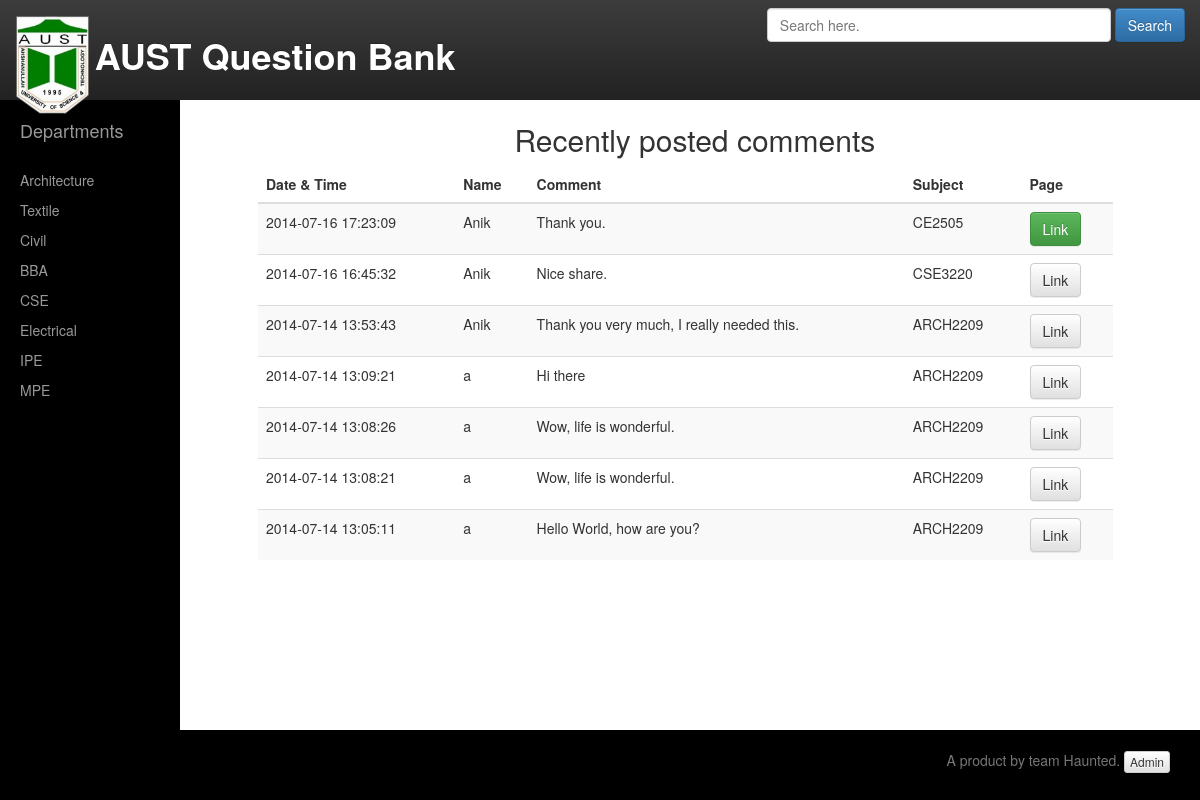
The page /notificationPage.php on the database its author committed.
### tables this page shows
CREATE TABLE IF NOT EXISTS `comments` (
  `comment_id` int(11) NOT NULL AUTO_INCREMENT,
  `email` varchar(50) NOT NULL,
  `name` varchar(50) NOT NULL,
  `data` varchar(500) NOT NULL,
  `time` datetime NOT NULL,
  `status` int(1) NOT NULL,
  `question_id` int(11) NOT NULL,
  PRIMARY KEY (`comment_id`)
);

CREATE TABLE IF NOT EXISTS `questions` (
  `question_id` int(4) NOT NULL AUTO_INCREMENT,
  `department` varchar(50) NOT NULL,
  `year` int(4) NOT NULL,
  `semester` varchar(6) NOT NULL,
  `exam` varchar(20) NOT NULL,
  `subject_code` varchar(10) NOT NULL,
  PRIMARY KEY (`question_id`),
  UNIQUE KEY `id` (`question_id`)
);

### notificationPage.php (the view, shortened to what this page needs)
<?php
	include 'mask.php';
	function showCommentList(){
		$sql="SELECT * FROM comments ORDER BY time DESC";
		$result = mysql_query($sql);
		if (!$result) {
			die('Invalid query: ' . mysql_error());
		}else{
			if(mysql_num_rows($result)){
				echo "
					<table class='table table-striped'>
					<thead>
						<tr>
							<th>Date & Time</th>
							<th>Name</th>
							<th>Comment</th>
							<th>Subject</th>
							<th>Page</th>
						</tr>
					</thead>
					<tbody>
				";
				while($row=mysql_fetch_array($result)){
					$qID=$row['question_id'];
					$sql2="SELECT * FROM questions WHERE question_id='$qID'";
					$result2=mysql_query($sql2);
					$row2=mysql_fetch_array($result2);
					$subject=$row2['subject_code'];
					$link=$row2['department']."".$row2['year']."".$row2['semester']."".$row2['exam']."".$row2['subject_code'].".pdf";
					echo "
						<tr>
							<td>".$row['time']."</td>
							<td>".$row['name']."</td>
							<td>".$row['data']."</td>
							<td>$subject</td>
						";
						if($row['status']==='0'){
							echo"
							<td><a href='showPdf.php?file=".$link."&qID=".$qID."'><label class='btn btn-success'>Link</label></a></td>
							</tr>
							";
						}else{
							echo"
							<td><a href='showPdf.php?file=".$link."&qID=".$qID."'><label class='btn btn-default'>Link</label></a></td>
							</tr>
							";
						}
				}
				echo "
					</tbody>
				";
			}else{
				echo "No current notifications";
			}
		}
	}
?>
<!DOCTYPE html>
<html>
<head>
</head>
<body>
<div class="container">
	<div id="notificationDiv">
		<div class="row" id="textBoxCenter">
			<p align="center">
				<h2>Recently posted comments</h2>
			</p>
		</div>
		<div>
			<?php
				showCommentList();
			?>
		</div>
	</div>
</div>
</body>
</html>

### mask.php (shortened to what this page needs)
<!DOCTYPE html>
<html>
<head>
  <link rel="stylesheet" type="text/css" href="apiFiles/bootstrap.css">
  <link rel="stylesheet" type="text/css" href="apiFiles/bootstrap-theme.css">
  <link rel="stylesheet" type="text/css" href="apiFiles/simple-sidebar.css">
  <link rel="stylesheet" type="text/css" href="apiFiles/dashboard.css">
  <link rel="stylesheet" type="text/css" href="css/maskStyle.css">
  <link rel="stylesheet" type="text/css" href="css/pageStyle.css">
</head>
<body>
    <div class="navbar navbar-inverse navbar-fixed-top"role="navigation">
      <div class="container-fluid">
<?php
  if(isset($_SESSION['id'])){
    require 'myConnection.php';
    echo'
        <div class="navbar-header" id="topBar">
          <button type="button" class="navbar-toggle" data-toggle="collapse" data-target=".navbar-collapse">
            <span class="sr-only">Toggle navigation</span>
            <span class="icon-bar"></span>
            <span class="icon-bar"></span>
            <span class="icon-bar"></span>
          </button>
          <a class="navbar-brand" href="index.php"><img src="images/austLogo.png" height="100px" /> <label id="titleLabel">AUST Question Bank</label></a>
        </div>
        <div class="navbar-collapse collapse" >
          <ul class="nav navbar-nav navbar-right" >
            <li style="margin-top:0.5%;margin-right:2%">
            ';
            ?>
            <form class="navbar-form navbar-right" action="<?php echo htmlspecialchars($_SERVER["PHP_SELF"]);?>" method="post">
              <input type="text" name="searchData" id="searchData" class="form-control" size="40" placeholder="Search here.">
              <input class="btn btn-primary" type="submit" id="searchSubmit" name ="searchSubmit" value="Search"/>
            </form>
            <?php
            echo'
            </li>
            <li id="listedItem" ><a href="questionUpload.php"><button class="btn btn-sm btn-warning">New Upload</button></a></li>
            ';
            $sql="SELECT comment_id FROM comments WHERE status='0'";
            $result=mysql_query($sql);
            if(mysql_num_rows($result)>0){
              $num = mysql_num_rows($result);
              echo'
            <li id="listedItem" ><a href="notificationPage.php"><button class="btn btn-sm btn-success" title="'.$num.' new comment(s)" data-toggle="tooltip">Notifications</button></a></li>';
            }else{
              echo'
            <li id="listedItem" ><a href="notificationPage.php"><button class="btn btn-sm btn-default" title="No new notifications." data-toggle="tooltip">Notifications</button></a></li>';
            }
          echo '
          <li id="listedItem" ><a href="accountInfo.php"><button class="btn btn-sm btn-default">Account</button></a></li>
          </ul>
        </div>
    ';
  }else{
    echo '
        <div class="navbar-header" id="topBar">
          <button type="button" class="navbar-toggle" data-toggle="collapse" data-target=".navbar-collapse">
            <span class="sr-only">Toggle navigation</span>
            <span class="icon-bar"></span>
            <span class="icon-bar"></span>
            <span class="icon-bar"></span>
          </button>
          <a class="navbar-brand" href="index.php"><img src="images/austLogo.png" height="100px" /> <label id="titleLabel">AUST Question Bank</label></a>
        </div>
        <div class="navbar-collapse collapse">';
        ?>
          <form class="navbar-form navbar-right" action="<?php echo htmlspecialchars($_SERVER["PHP_SELF"]);?>" method="post">
            <input type="text" name="searchData" id="searchData" class="form-control" size="40" placeholder="Search here.">
            <input class="btn btn-primary" type="submit" id="searchSubmit" name ="searchSubmit" value="Search"/>
          </form>
        <?php
        echo '
        </div>
    ';
  }
?>
      </div>
    </div>
	<div class="" id="wrapper">
        <div id="sidebar-wrapper">
            <ul class="sidebar-nav">
                <li class="sidebar-brand"><a href="#">Departments</a></li>
                <li><a href="questionView.php?dept=Architecture">Architecture</a></li>
                <li><a href="questionView.php?dept=Textile Technology">Textile</a></li>
                <li><a href="questionView.php?dept=Civil Engineering">Civil</a></li>
                <li><a href="questionView.php?dept=Business Administration">BBA</a></li>
                <li><a href="questionView.php?dept=Computer Science and Engineering">CSE</a></li>
                <li><a href="questionView.php?dept=Electrical and Electronic Engineering">Electrical</a></li>
                <li><a href="questionView.php?dept=Industrial and Production Engineering">IPE</a></li>
                <li><a href="questionView.php?dept=Mechanical Engineering">MPE</a></li>
            </ul>
        </div>
    </div>
    <div id="foot">
    <div id="footer">
      <div class="container">
        <p class="text-muted" align="right">A product by team Haunted.
        <?php
          if(!isset($_SESSION['id'])){
            echo '<a class="btn btn-xs btn-default" href="#signinForm" role="button" data-toggle="modal" id="signInButton">Admin</a>';
          }else{
            echo '<input type="button" class="btn btn-xs btn-danger" role="button" id="signOutButton" value="Log Out" onClick="logOut();" /></p>';
          }
        ?>
        </p>
      </div>
    </div>
    </div>
</body>
</html>

### apiFiles/simple-sidebar.css (style rules this page uses)
#wrapper { padding-left: 250px; transition: all 0.4s ease 0s; }
#sidebar-wrapper { margin-left: -250px; left: 250px; width: 15%; background: #000; position: fixed; height: 100%; overflow-y: auto; z-index: 1000; transition: all 0.4s ease 0s; }
.sidebar-nav { position: absolute; top: 0; width: 250px; list-style: none; margin: 0; padding: 0; }
.sidebar-nav li { line-height: 30px; text-indent: 20px; }
.sidebar-nav li a { color: #999999; display: block; text-decoration: none; }
.sidebar-nav > .sidebar-brand { height: 65px; line-height: 60px; font-size: 18px; }
.sidebar-nav > .sidebar-brand a { color: #999999; }

### apiFiles/dashboard.css (style rules this page uses)
body { padding-top: 100px; }
.navbar-fixed-top { border: 0; }

### css/maskStyle.css (style rules this page uses)
html { position: relative; min-height: 100%; }
body { margin-bottom: 60px; }
#footer { position: absolute; bottom: 0; width: 100%; height: 5em; background-color: #000; }
body > .container { padding: 60px 15px 0; }
.container .text-muted { margin: 20px 0; }
#footer > .container { padding-right: 15px; padding-left: 15px; }
#topBar { height: 100px; }
#titleLabel { font-size: 2em; }

### css/pageStyle.css (style rules this page uses)
#textBoxCenter { margin-left: 30%; }
#foot { margin-top: 0%; }
#notificationDiv { margin-top: -5%; margin-left: 20%; margin-right: 5%; }

### rows shown on the page
comments: time "2014-07-16 17:23:09", name "Anik", data "Thank you.", question.subject_code "CE2505"
comments: time "2014-07-16 16:45:32", name "Anik", data "Nice share.", question.subject_code "CSE3220"
comments: time "2014-07-14 13:53:43", name "Anik", data "Thank you very much, I really needed this.", question.subject_code "ARCH2209"
comments: time "2014-07-14 13:09:21", name "a", data "Hi there", question.subject_code "ARCH2209"
comments: time "2014-07-14 13:08:26", name "a", data "Wow, life is wonderful.", question.subject_code "ARCH2209"
comments: time "2014-07-14 13:08:21", name "a", data "Wow, life is wonderful.", question.subject_code "ARCH2209"
comments: time "2014-07-14 13:05:11", name "a", data "Hello World, how are you?", question.subject_code "ARCH2209"
